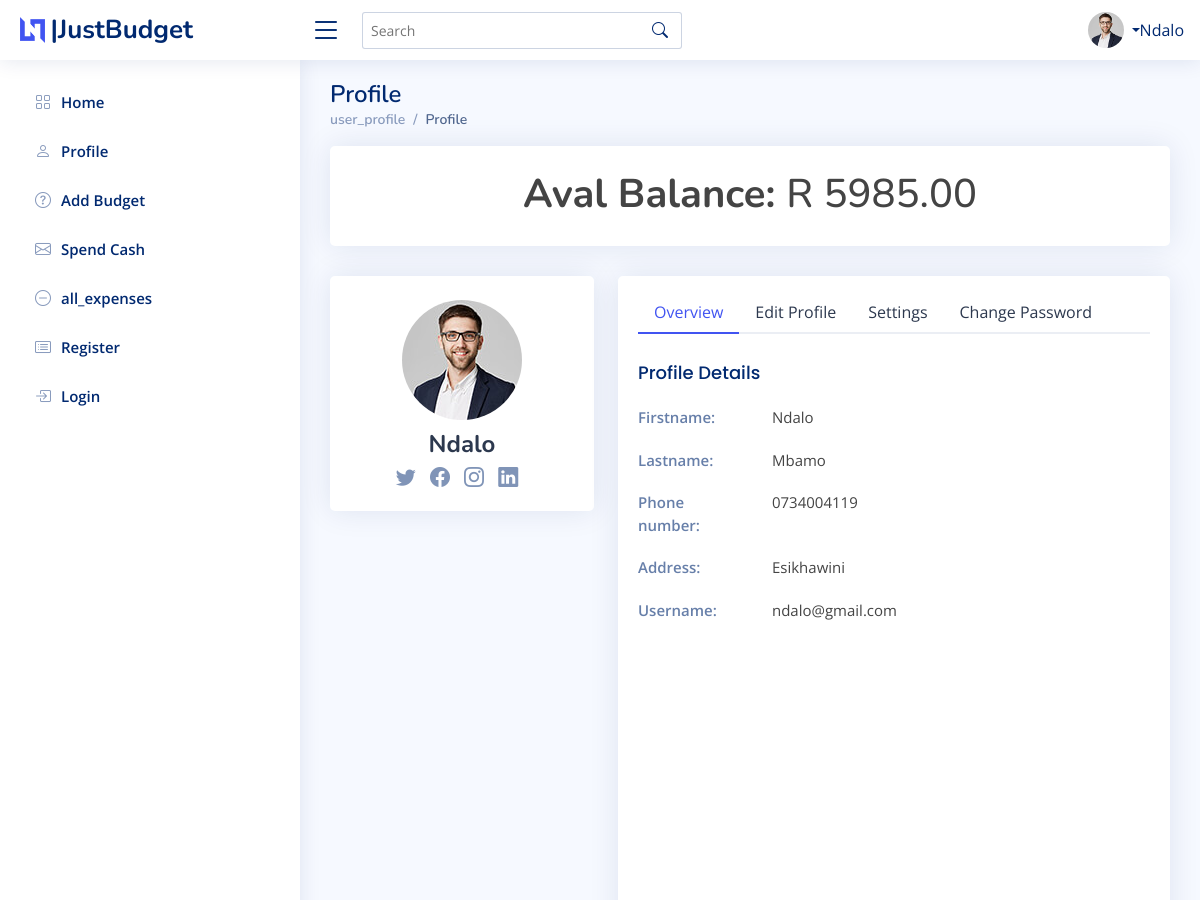
The app's page /user_profile/ (signed in, upper part), older data.
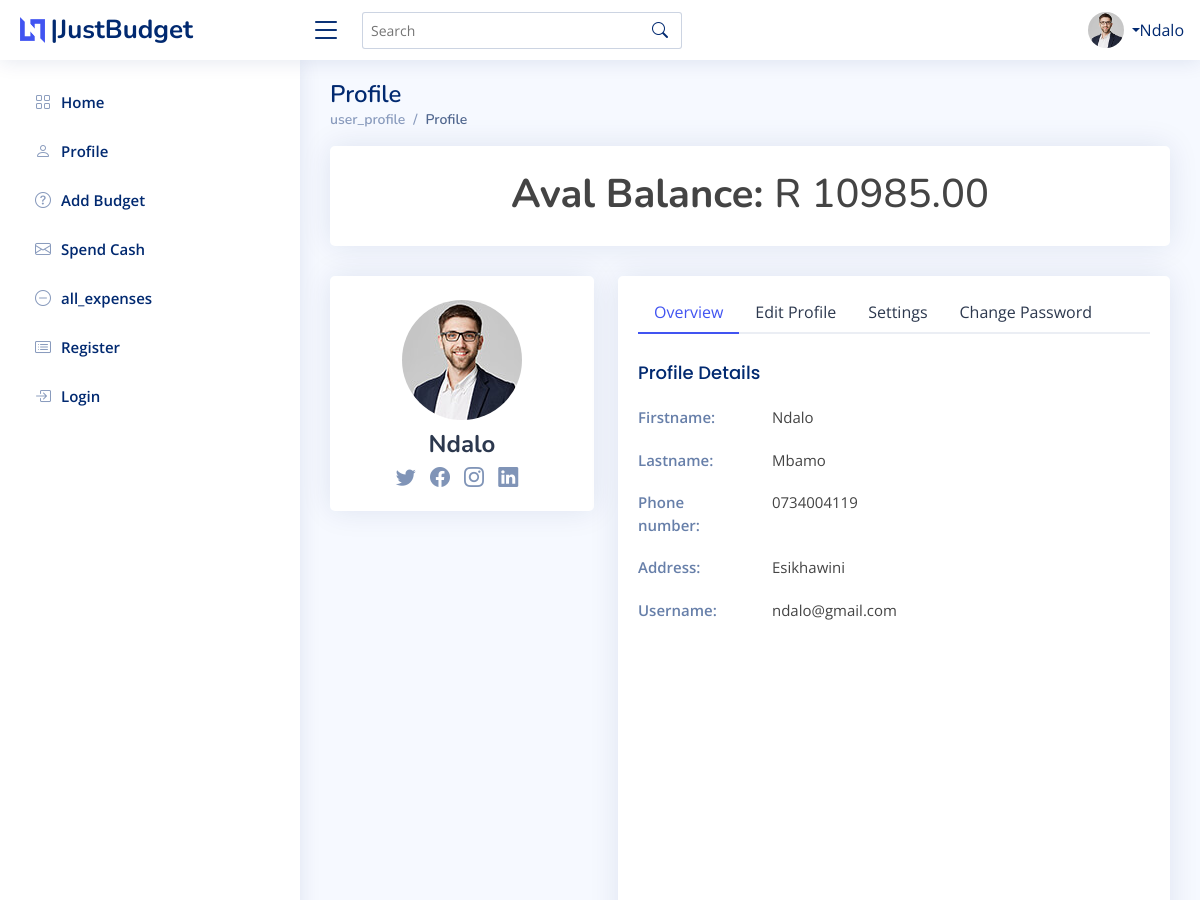
The same page, newer data.
### customer/models.py (models this page shows, shortened)
class Customer(models.Model):
    user = models.ForeignKey(User, on_delete=models.CASCADE)
    phone = models.CharField(max_length=50, null=True, blank=True)
    address = models.CharField(max_length=50, null=True, blank=True)
    amount = models.DecimalField(default=0, max_digits=11,decimal_places=2, null=True, blank=True)
    balance = models.DecimalField(default=0, max_digits=11,decimal_places=2, null=True, blank=True)
    created_at = models.DateTimeField(auto_now_add=True)
    updated_at = models.DateTimeField(auto_now=True)

### user_authentication/views.py (the view)
# urls.py: path('user_profile/',views.user_profileView, name='user_profile'),
@login_required(login_url='login')
def user_profileView(request):
    if request.user.is_authenticated:
        loginuser = request.user
        data = Customer.objects.filter(user=loginuser)
        return render(request, '../templates/user_authentication/user_profile.html', {'userdata':data})
    else:
        return redirect('/')

### templates/user_authentication/user_profile.html (shortened to what this page needs)
{% extends 'main_pages/dashboard.html' %}
{% block pagetitle %}
<h1>Profile</h1>
{% endblock pagetitle %}
{% block pagecrumb %}
user_profile
{% endblock pagecrumb %}
{% block breadcrumb-item %}
Profile
{% endblock breadcrumb-item %}
{% block content %}
<section class="section profile">
    {% for customer_data in userdata %}
    <div class="row">
        <div class="col-xl-12">
           <div class="card">
              <div class="card-body profile-card pt-4 d-flex flex-column align-items-center">
                <h1><strong>Aval Balance: </strong> R {{customer_data.balance}}</h1>
              </div>
           </div>
        </div>
    </div>
    <div class="row">
       <div class="col-xl-4">
          <div class="card">
             <div class="card-body profile-card pt-4 d-flex flex-column align-items-center">
                <img src="img/profile-img.jpg" alt="Profile" class="rounded-circle">
                <h2>{{user.first_name}}</h2>
                <div class="social-links mt-2"> <a href="#" class="twitter"><i class="bi bi-twitter"></i></a> <a href="#" class="facebook"><i class="bi bi-facebook"></i></a> <a href="#" class="instagram"><i class="bi bi-instagram"></i></a> <a href="#" class="linkedin"><i class="bi bi-linkedin"></i></a></div>
             </div>
          </div>
       </div>
       <div class="col-xl-8">
          <div class="card">
             <div class="card-body pt-3">
                <ul class="nav nav-tabs nav-tabs-bordered">
                   <li class="nav-item"> <button class="nav-link active" data-bs-toggle="tab" data-bs-target="#profile-overview">Overview</button></li>
                   <li class="nav-item"> <button class="nav-link" data-bs-toggle="tab" data-bs-target="#profile-edit">Edit Profile</button></li>
                   <li class="nav-item"> <button class="nav-link" data-bs-toggle="tab" data-bs-target="#profile-settings">Settings</button></li>
                   <li class="nav-item"> <button class="nav-link" data-bs-toggle="tab" data-bs-target="#profile-change-password">Change Password</button></li>
                </ul>
                <div class="tab-content pt-2">
                   <div class="tab-pane fade show active profile-overview" id="profile-overview">
                        <h5 class="card-title">Profile Details</h5>
                      <div class="row">
                         <div class="col-lg-3 col-md-4 label ">Firstname:</div>
                         <div class="col-lg-9 col-md-8">{{customer_data.user.first_name}}</div>
                      </div>
                      <div class="row">
                         <div class="col-lg-3 col-md-4 label">Lastname:</div>
                         <div class="col-lg-9 col-md-8">{{customer_data.user.last_name}}</div>
                      </div>
                      <div class="row">
                         <div class="col-lg-3 col-md-4 label">Phone number:</div>
                         <div class="col-lg-9 col-md-8">{{customer_data.phone}}</div>
                      </div>
                      <div class="row">
                         <div class="col-lg-3 col-md-4 label">Address:</div>
                         <div class="col-lg-9 col-md-8">{{customer_data.address}}</div>
                      </div>
                      <div class="row">
                        <div class="col-lg-3 col-md-4 label">Username:</div>
                        <div class="col-lg-9 col-md-8">{{customer_data.user.username}}
                     {%endfor%}
                </div>
             </div>
          </div>
       </div>
    </div>
 </section>
{% endblock content %}

Row changes from the older to the newer data that the page shows:
changed Customer "Esikhawini": balance "5985.00" → "10985.00"
